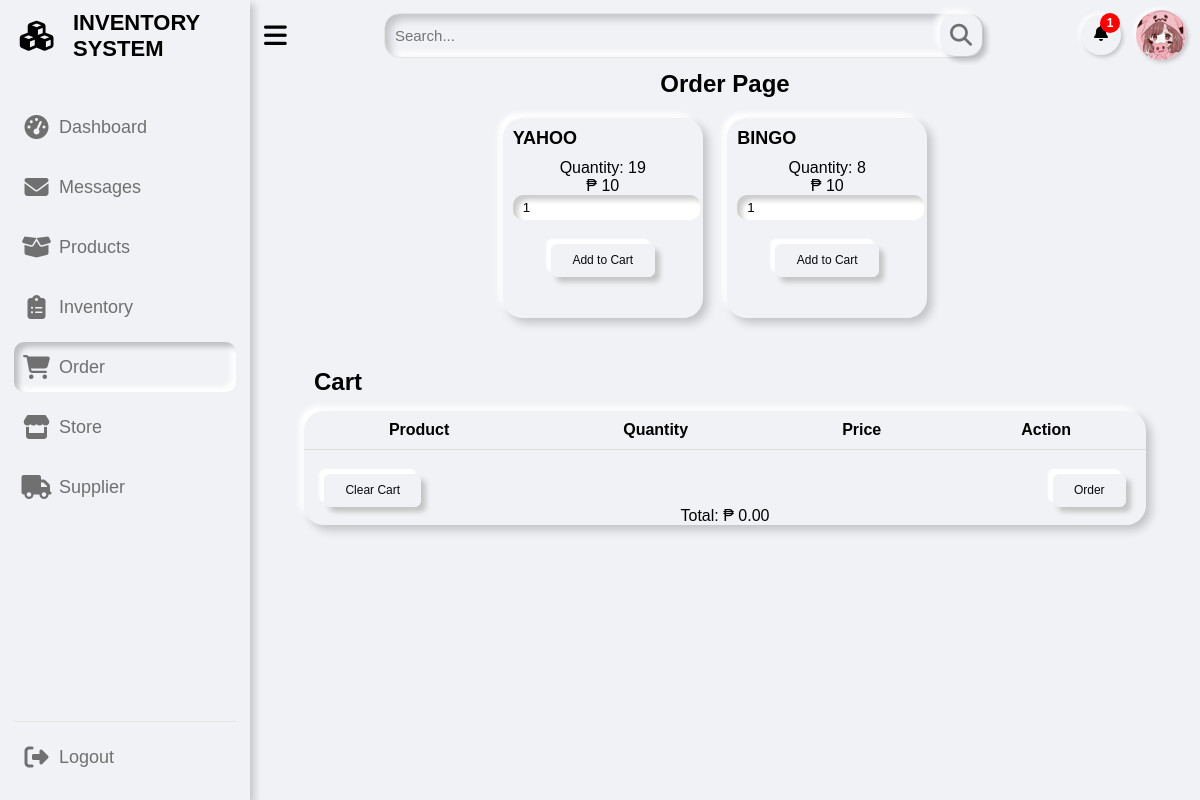
The page /pages/order.php (signed in) on the database its author committed.
### tables this page shows
CREATE TABLE `product_details` (
  `product_id` int(11) NOT NULL,
  `product_quantity` int(11) NOT NULL,
  `product_price` int(11) NOT NULL
);

CREATE TABLE `product` (
  `product_id` int(11) NOT NULL,
  `product_name` varchar(255) DEFAULT NULL,
  `supplier_id` int(11) DEFAULT NULL
);

### pages/order.php (the view, shortened to what this page needs)
<?php
if (isset($_SESSION['id']) && isset($_SESSION['username']) && $_SESSION['role'] === 'admin') {
?>
<?php
    include "../includes/sidebar.php";
    include "../includes/admin_topbar.php";
?>
<div class="dash-content">
    <h1>Order Page</h1>
    <div class="products-container">
      <?php
        $sql = "SELECT p.product_id, p.product_name, pd.product_quantity, pd.product_price FROM product p
                INNER JOIN product_details pd ON p.product_id = pd.product_id WHERE pd.product_quantity > 0";
        $stmt = $pdo->query($sql);
        if ($stmt->rowCount() > 0) {
          while ($row = $stmt->fetch(PDO::FETCH_ASSOC)) {
            $productId = $row["product_id"];
            $productName = $row["product_name"];
            $productQuantity = $row["product_quantity"];
            $productPrice = $row["product_price"];
            echo '
              <div class="card">
                <h2>' . $productName . '</h2>
                <p class="product-quantity" id="' . $productName . '-q" data-quantity="'. $productQuantity . '">Quantity: ' . $productQuantity . '</p>
                <p class="product-price">₱ ' . $productPrice . '</p>
                <input type="number" value="1" id="' . $productName . '-quantity">
                <button class="add-to-cart" data-product="' . $productName . '"'. $productId .'" data-productid="'. $productId .'" data-quantity="'. $productQuantity . '">Add to Cart</button>
              </div>
            ';
          }
        } else {
          echo "No products found.";
        }
      ?>
    </div>
  <h2 class="cart-header">Cart</h2>
  <div class="cart-container">
  <table id="cart-items">
    <thead>
      <tr>
        <th>Product</th>
        <th>Quantity</th>
        <th>Price</th>
        <th>Action</th>
      </tr>
    </thead>
  </table>
  <div class="cart-actions">
    <button id="clear-cart">Clear Cart</button>
    <button id="checkout-button">Order</button>
  </div>
  <p id="total-amount">Total: ₱ 0.00</p>
</div>
<?php
  include "../includes/footbar.php";
  ?>
  <?php
}else{
     header("Location: ../index.php?error=access_error");
     exit();
}
?>

### css/dashboard.css (style rules this page uses)
* { margin: 0; padding: 0; box-sizing: border-box; font-family: "Poppins", sans-serif; }
:root { --primary-color: #0e4bf1; --color-hover: #0e4bf1; --panel-color: #F1F2F6; --text-color: #000; --card-color: #fff; --black-light-color: #707070; --border-color: #e6e5e5; --toggle-color: #ddd; --box1-color: #4dffe4; --box2-color: #acd3ff; --box3-color: #fce7d1; --title-icon-color: #fff; --tran-05: all 0.5s ease; --tran-03: all 0.3s ease; --tran-03: all 0.2s ease; }
body { min-height: 100vh; background-color: #fff; }
.dashboard .dash-content { padding-top: 60px; }
.card { background-color: var(--panel-color); border-radius: 20px; box-shadow: 5px 5px 10px rgba(0, 0, 0, 0.2), -5px -5px 5px rgba(255, 255, 255, 1); padding: 10px; width: 200px; height: 100px; display: inline-block; margin-right: 20px; margin-top: 20px; transition: transform 0.3s ease-in-out }
.card h2 { font-size: 18px; font-weight: bold; margin-bottom: 10px; color: var(--text-color); }
.dash-content { text-align: center; padding: 40px; }
.products-container .card { background-color: var(--panel-color); border-radius: 20px; box-shadow: 5px 5px 10px rgba(0, 0, 0, 0.2), -5px -5px 5px rgba(255, 255, 255, 1); padding: 10px; width: 200px; height: 200px; display: inline-block; margin-right: 20px; margin-top: 20px; }
.products-container .card h2 { text-transform: uppercase; }
.products-container input { border: none; outline: none; height: 25px; border-radius: 10px; box-shadow: inset 5px 5px 5px rgba(0, 0, 0, 0.2), inset -5px -5px 2px rgba(255, 255, 255, 1); padding-left: 10px; }
.products-container button { display: inline-block; margin-top: 24px; transition: all 0.2s ease-in; position: relative; overflow: hidden; z-index: 1; color: #090909; padding: 0.7em 1.7em; font-size: 12px; border-radius: 0.5em; background: var(--panel-color); border: 1px solid var(--panel-color); box-shadow: 5px 5px 5px #c5c5c5, -5px -5px 2px #ffffff; }
.products-container button:before { content: ""; position: absolute; left: 50%; transform: translateX(-50%) scaleY(1) scaleX(1.25); top: 100%; width: 140%; height: 180%; background-color: rgba(0, 0, 0, 0.05); border-radius: 50%; display: block; transition: all 0.5s 0.1s cubic-bezier(0.55, 0, 0.1, 1); z-index: -1; }
.products-container button:after { content: ""; position: absolute; left: 55%; transform: translateX(-50%) scaleY(1) scaleX(1.45); top: 180%; width: 160%; height: 190%; background-color: #009087; border-radius: 50%; display: block; transition: all 0.5s 0.1s cubic-bezier(0.55, 0, 0.1, 1); z-index: -1; }
.cart-header { margin: 50px 0px 15px 10px; }
.cart-container { background-color: var(--panel-color); box-shadow: 5px 5px 10px rgba(0, 0, 0, 0.2), -5px -5px 5px rgba(255, 255, 255, 1); border-radius: 20px; }
.cart-container button { display: inline-block; margin-top: 24px; transition: all 0.2s ease-in; position: relative; overflow: hidden; z-index: 1; color: #090909; padding: 0.7em 1.7em; font-size: 12px; border-radius: 0.5em; background: var(--panel-color); border: 1px solid var(--panel-color); box-shadow: 5px 5px 5px #c5c5c5, -5px -5px 2px #ffffff; }
.cart-container button:before { content: ""; position: absolute; left: 50%; transform: translateX(-50%) scaleY(1) scaleX(1.25); top: 100%; width: 140%; height: 180%; background-color: rgba(0, 0, 0, 0.05); border-radius: 50%; display: block; transition: all 0.5s 0.1s cubic-bezier(0.55, 0, 0.1, 1); z-index: -1; }
.cart-container button:after { content: ""; position: absolute; left: 55%; transform: translateX(-50%) scaleY(1) scaleX(1.45); top: 180%; width: 160%; height: 190%; background-color: #009087; border-radius: 50%; display: block; transition: all 0.5s 0.1s cubic-bezier(0.55, 0, 0.1, 1); z-index: -1; }
#remove-from-cart:after, #clear-cart:after { content: ""; position: absolute; left: 55%; transform: translateX(-50%) scaleY(1) scaleX(1.45); top: 180%; width: 160%; height: 190%; background-color: #900000; border-radius: 50%; display: block; transition: all 0.5s 0.1s cubic-bezier(0.55, 0, 0.1, 1); z-index: -1; }
#cart-items { width: 100%; border-collapse: collapse; overflow: hidden; }
#cart-items th, #cart-items td { padding: 10px; text-align: center; align-items: center; border-bottom: 1px solid #ddd; color: var(--text-color); }
.cart-actions { display: flex; justify-content: space-between; padding: 0px 20px 0px 20px; }
.dash-content h2 { display: flex; justify-content: space-between; align-items: center; color: var(--text-color); }

### rows shown on the page
product_details: product_id.product_name "YAHOO", product_quantity "19", product_price "10"
product_details: product_id.product_name "BINGO", product_quantity "8", product_price "10"
